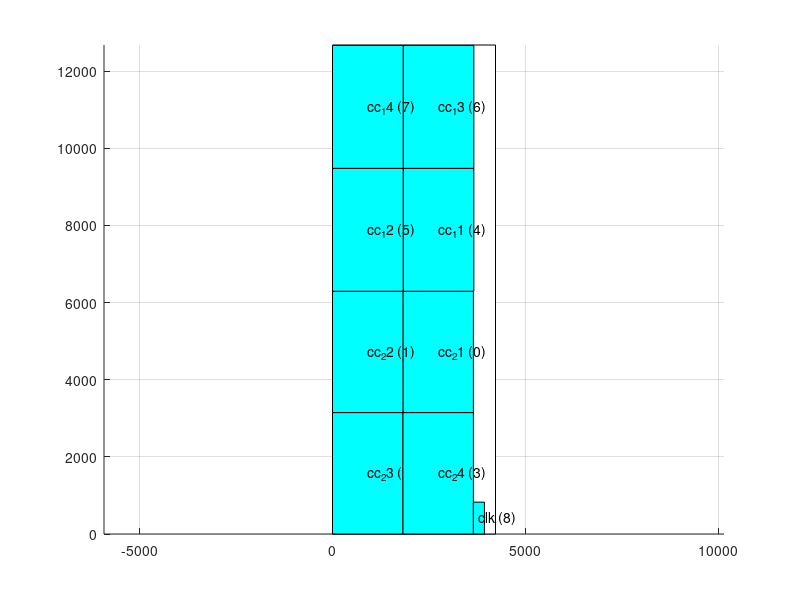

Write the MATLAB code that produced this figure.
axis equal;
hold on;
grid on;
cap_x=[ 0 0 4225 4225 0 ];
cap_y=[ 0 12675 12675 0 0 ];
fill(cap_x,cap_y,'w');
block_x=[ 1826 3652 3652 1826 1826 ];
block_y=[ 3146 3146 6292 6292 3146 ];
fill(block_x,block_y,'c');
text(2739,4719,'cc_21 (0)');
block_x=[ 0 1826 1826 0 0 ];
block_y=[ 3146 3146 6292 6292 3146 ];
fill(block_x,block_y,'c');
text(913,4719,'cc_22 (1)');
block_x=[ 0 1826 1826 0 0 ];
block_y=[ 0 0 3146 3146 0 ];
fill(block_x,block_y,'c');
text(913,1573,'cc_23 (2)');
block_x=[ 1826 3652 3652 1826 1826 ];
block_y=[ 0 0 3146 3146 0 ];
fill(block_x,block_y,'c');
text(2739,1573,'cc_24 (3)');
block_x=[ 1832 3664 3664 1832 1832 ];
block_y=[ 6292 6292 9478 9478 6292 ];
fill(block_x,block_y,'c');
text(2748,7885,'cc_11 (4)');
block_x=[ 0 1832 1832 0 0 ];
block_y=[ 6292 6292 9478 9478 6292 ];
fill(block_x,block_y,'c');
text(916,7885,'cc_12 (5)');
block_x=[ 1832 3664 3664 1832 1832 ];
block_y=[ 9478 9478 12664 12664 9478 ];
fill(block_x,block_y,'c');
text(2748,11071,'cc_13 (6)');
block_x=[ 0 1832 1832 0 0 ];
block_y=[ 9478 9478 12664 12664 9478 ];
fill(block_x,block_y,'c');
text(916,11071,'cc_14 (7)');
block_x=[ 3652 3938 3938 3652 3652 ];
block_y=[ 0 0 826 826 0 ];
fill(block_x,block_y,'c');
text(3795,413,'clk (8)');
